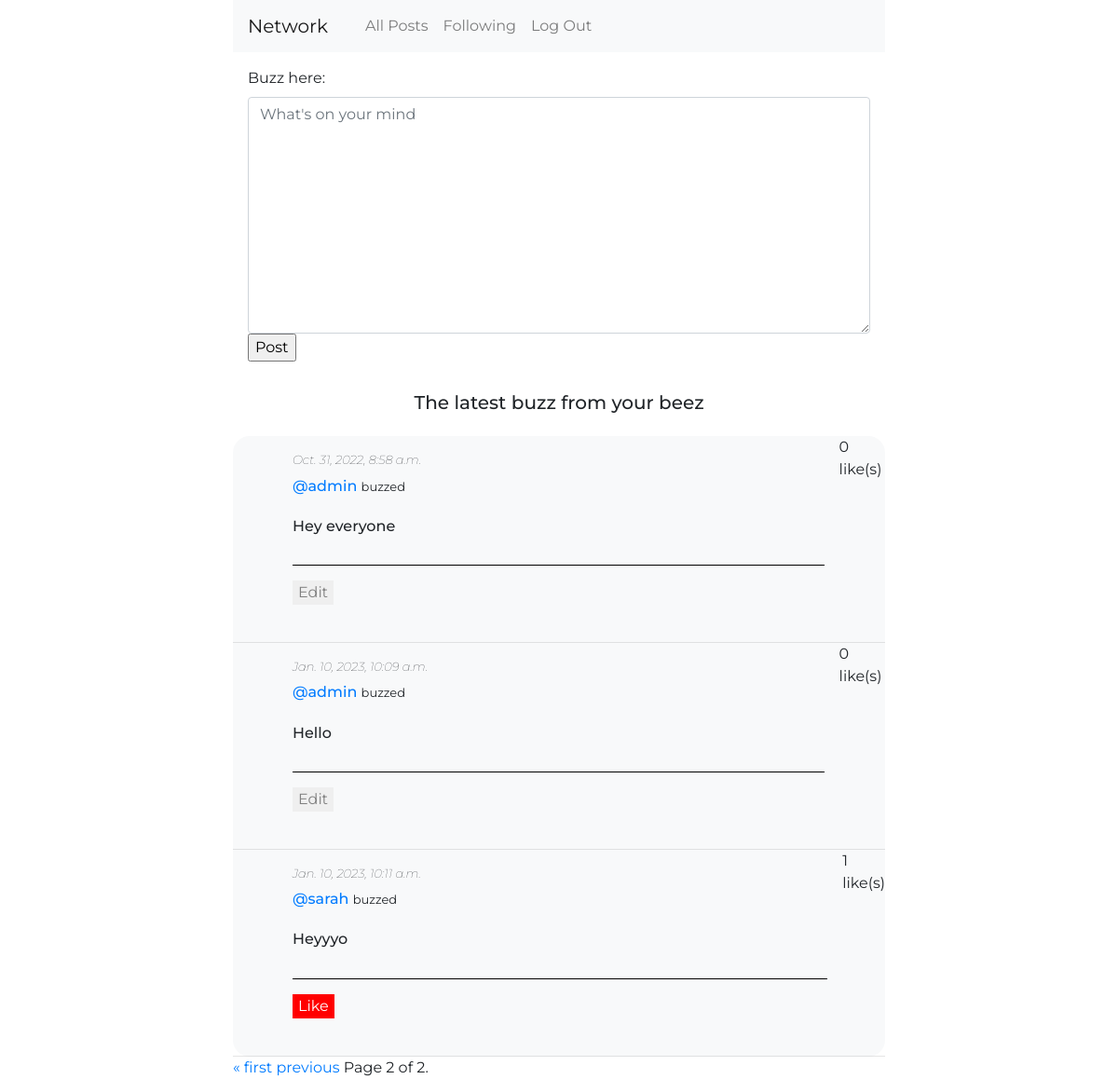
/?page=2 (signed in), run on the app's committed database.
### network/models.py (models this page shows, shortened)
class Post(models.Model):
    body = models.CharField(max_length =200)
    author = models.ForeignKey(Profile, on_delete=models.CASCADE, null=True, blank=True, related_name="author")
    created_on = models.DateTimeField(auto_now_add =True)
    liked = models.ManyToManyField(Profile, null=True, blank=True, related_name="likes")

class Profile(models.Model):
    user = models.ForeignKey(User, on_delete = models.CASCADE)
    followers = models.ManyToManyField(User, related_name="get_followers")
    following = models.ManyToManyField(User, related_name="get_following")
    slug = models.SlugField(max_length=255, unique=True, null=True, blank=True)
    def __str__(self):
        return self.slug

### network/views.py (the view, shortened to what this page needs)
# urls.py: path("", views.index, name="index"),
def index(request):
    posts = Post.objects.all()
    paginator = Paginator(posts, 10)
    page_number = request.GET.get('page')
    page_obj = paginator.get_page(page_number)
    form = NewPostForm()
    current_user = request.user
    user = request.user
    user_profile = get_object_or_404(Profile, user=user)
    return render(request, "network/index.html", {
        'posts' : page_obj,
        'form' : form,
        "user_profile": user_profile,
        "page_user": current_user.id
    })

### network/forms.py
class NewPostForm(ModelForm):
    class Meta:
        model = Post
        labels = {
            "body" : "Buzz here"
        }
        fields = ('body',)
        widgets = {
            'body': forms.Textarea(attrs={'class': 'form-control', 'placeholder': 'What\'s on your mind', 'label': 'Buzz here'})
        }

### network/templates/network/index.html (shortened to what this page needs)
{% extends "network/layout.html" %}
{% load static %}
{% block body %}
    <form action="{% url 'index'%}" method="POST">
        {{form}}
        <input type="submit" value="Post">
    </form>
    <h5 style="padding: 1rem; text-align: center;">The latest buzz from your beez</h5>
    <div style="background-color: #f8f9fa; border-radius: 18px;" class="posts">
        {% for post in posts %}
        <div class="buzz-body">
            <div class="buzz-profile-pic"></div>
            <div class="buzz">
                <i>{{post.created_on}}</i>
                <h6 > <a href="{%url 'profile' post.author%}">@{{post.author}} </a> <span style="font-size:13px; font-weight:400;">buzzed</span> </h6>
                <div><h6 style="padding: 1rem 0rem;" class="buzz-text">{{post.body}}</h6>
                    <hr style="border-top: 1px solid black;">
                    {% if post.author.user.id is page_user %}
                    <button class="edit_post edit-button">Edit</button>
                    {% else  %}
                        {% if post in user_profile.likes.all %}
                        {%csrf_token%}
                        <button class="like_button" onclick="location.href='{%url 'like' post.id%}"> Dislike </button>
                        {% else %}
                        <button class="like_button" onclick="location.href='{%url 'like' post.id%}"> Like </button>
                        {%endif%}
                {% endif %}
                </div>
            </div>
            <p><span id="like-count" class="like_count">{{post.liked.all.count}} </span>like(s)</p>
        </div>
        <hr style="margin:0;">
        {%endfor%}
    </div>
    <div class="pagination">
        <span class="step-links">
            {% if posts.has_previous %}
                <a href="?page=1">&laquo; first</a>
                <a href="?page={{ posts.previous_page_number }}">previous</a>
            {% endif %}
            <span class="current">
                Page {{ posts.number }} of {{ posts.paginator.num_pages }}.
            </span>
        </span>
    </div>
{% endblock %}

### network/static/network/styles.css (style rules this page uses)
*, body { font-family: 'Montserrat', sans-serif !important; }
.buzz { display: flex; flex-direction: column ; margin: 1rem; width: 100%; }
i { font-weight:lighter !important; font-size: small; padding-bottom: .5rem; }
form { margin: 1rem !important; }
.buzz-body { display: flex !important; }
.buzz-profile-pic { min-width: 3rem !important; }
.like_button { display: flex; margin: 0 0 1.5rem 0; max-width: max-content; background-color: red; color: white; border: none; }
.edit_post { display: flex; margin: 0 0 1.5rem 0; max-width: max-content; color: gray; border: none; }

### network/templates/network/layout.html (style rules this page uses)
body { max-width: 700px; margin: auto; }

### data on the page
Post: created_on "Oct. 31, 2022, 8:58 a.m.", author "admin", body "Hey everyone", shows "Edit", liked.all.count "0"
Post: created_on "Jan. 10, 2023, 10:09 a.m.", author "admin", body "Hello", shows "Edit", liked.all.count "0"
Post: created_on "Jan. 10, 2023, 10:11 a.m.", author "sarah", body "Heyyyo", shows "Like", liked.all.count "1"

### other printed values
{{ posts.number }} "2"
{{ posts.paginator.num_pages }} "2"
